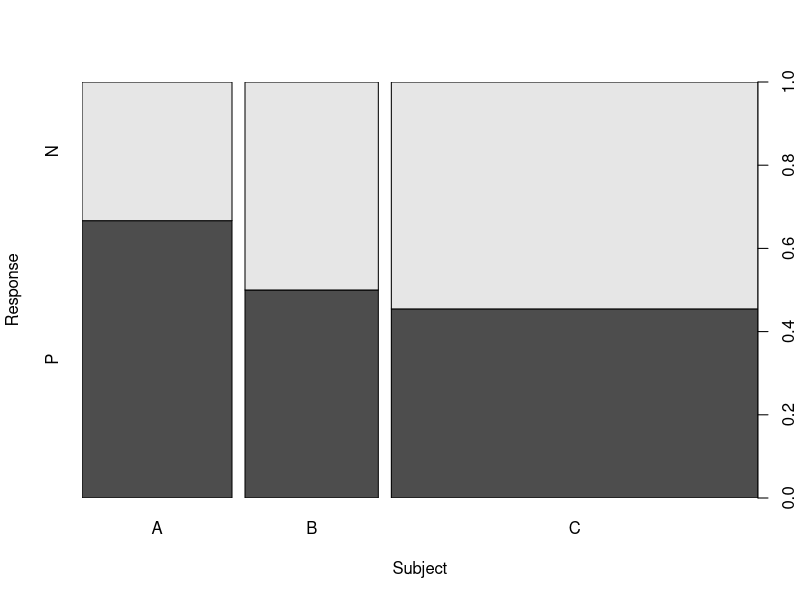
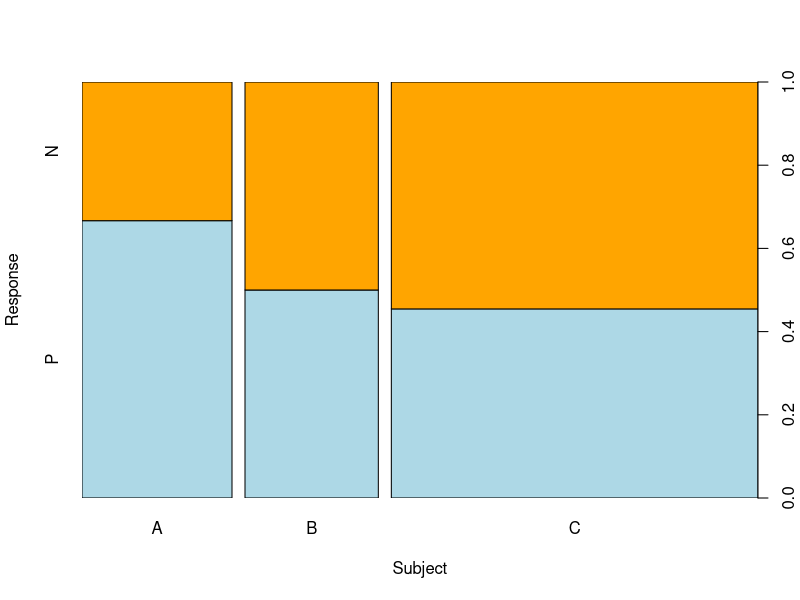
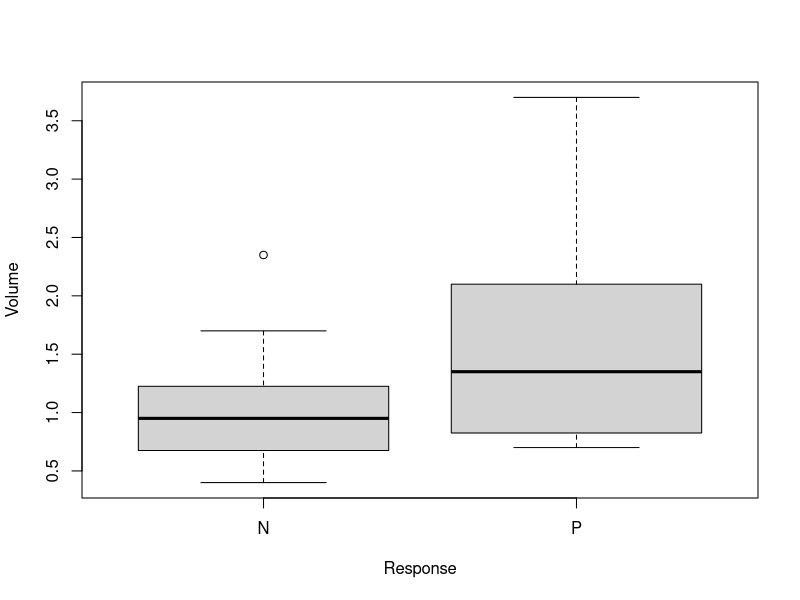
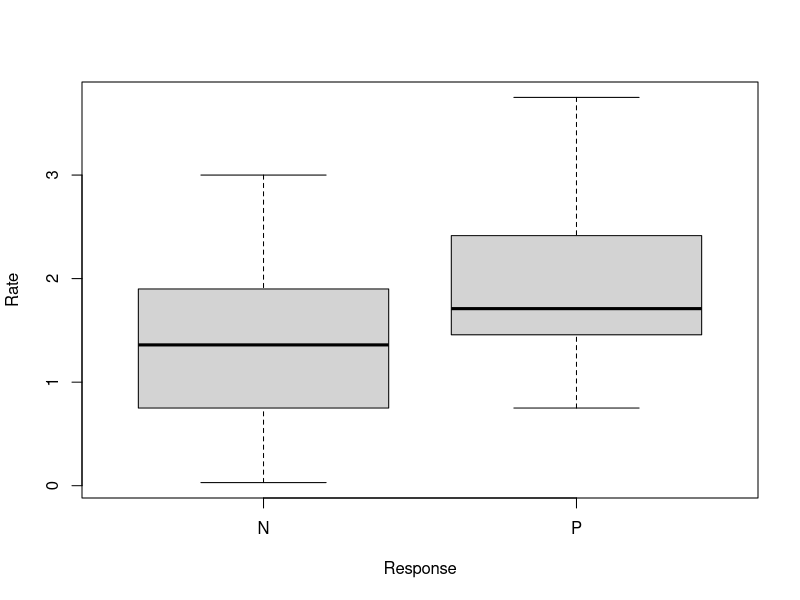
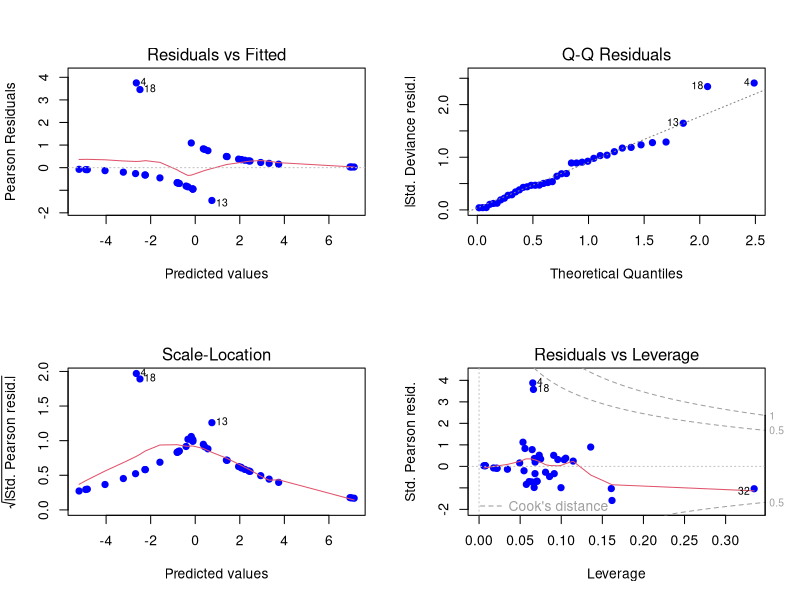
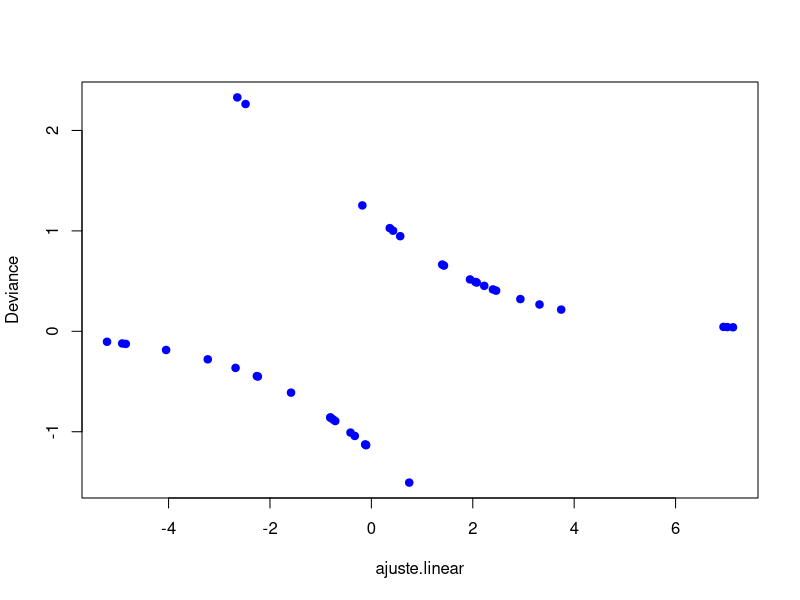
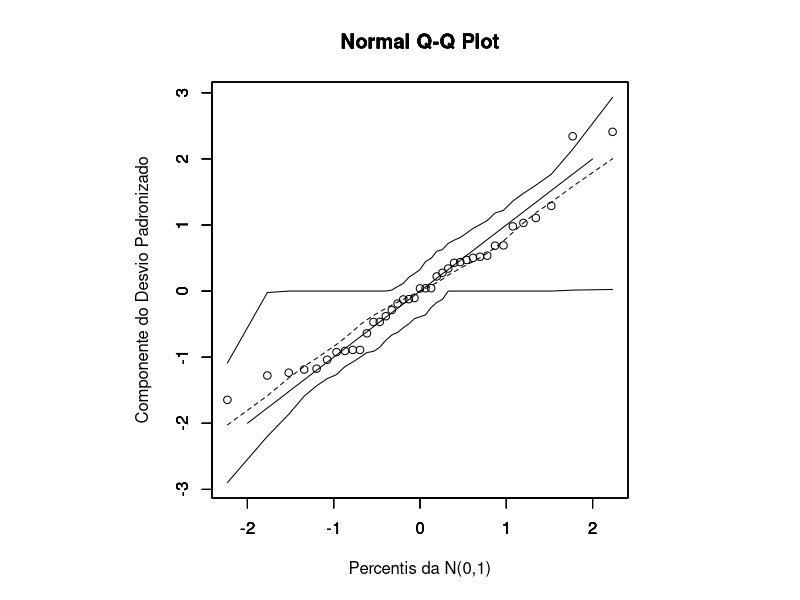

Generate these figures, in order, with R:
###############################################
## Scripts Elementos de Aprendizado de Máquina
###############################################

###############################################
## Analise de Residuos Regressao Logistica
###############################################
rm(list=ls())

#seleciona o arquivo "quantal.dat"
dados <- read.csv("quantal.dat", sep="",stringsAsFactors = TRUE)
names(dados)

## Analise Exploratoria
plot(Response ~ Subject, data=dados)
plot(Response ~ Subject, data=dados, col=c("light blue","orange"))
plot(Volume ~ Response, data=dados)
plot(Rate ~ Response, data=dados)

## Ajuste do Modelo Logistico (Binomial)
## Binomial Link: logit
modelo <- glm(Response ~ Volume + Rate, 
              family = binomial(link = "logit"), data = dados)
summary(modelo)
1 - pchisq(modelo$deviance,modelo$df.residual) ## p-value "Deviance"

confint(modelo)
exp(coefficients(modelo))
exp(confint(modelo))

## Analise dos residuos
dados$ajuste.linear   <- predict(modelo, type="link")
dados$ajuste   <- predict(modelo, type="response")
dados$Deviance <- residuals(modelo, type="deviance")
dados$Pearson  <- residuals(modelo, type="pearson")

par(mfrow=c(2,2))
plot(modelo, pch=19, col="blue")

par(mfrow=c(1,1))
plot(Deviance ~ ajuste.linear, data=dados, col="blue", pch=19)

####################################################################
## EXERCICIO
## Usando a aula03b.R tenta implementar a análise de resíduos por 
## envelope para a regressão binária ajustada.
####################################################################


#################################################################
## Envelope de Probabilidade - Modelo Bernoulli (logístico)

fit.model <- modelo

X <- model.matrix(fit.model)
n <- nrow(X)
p <- ncol(X)
w <- fit.model$weights
W <- diag(w)
H <- solve(t(X)%*%W%*%X)
H <- sqrt(W)%*%X%*%H%*%t(X)%*%sqrt(W)
h <- diag(H)

# Desvio Residual - "Ajustado"
td <- resid(fit.model,type="deviance")/sqrt(1-h)

# Simulacao do envelope
m <- 1000
e <- matrix(0,n,m)	# Armazena as simulacoes
for(i in 1:m){
  # Gera novas saidas a partir dos valores ajustados (originais)
  nresp <- rbinom(n, 1, fitted(fit.model))
  fit   <- glm(nresp ~ X, binomial)
  w     <- fit$weights
  W     <- diag(w)
  H     <- solve(t(X)%*%W%*%X)
  H     <- sqrt(W)%*%X%*%H%*%t(X)%*%sqrt(W)
  h     <- diag(H)
  e[,i] <- sort( resid(fit,type="deviance")/sqrt(1-h) )
}

# Construcao do envelope com 95% de confianca
e1 <- numeric(n)		# limites inferiores
e2 <- numeric(n)		# limites superiores
for(i in 1:n){
  e0    <- sort(e[i,])	# ordena cada percentil
  e1[i] <- e0[floor(m*.005)]		# Percentil 5
  e2[i] <- e0[floor(m*.995)]		# Percentil 95
}

med   <- apply(e,1,mean)	# Define as medias para cada percentil
faixa <- range(td,e1,e2)	# Define os minimos e maximos
par(pty="s")			# square plotting region
qqnorm(td,xlab="Percentis da N(0,1)",ylab="Componente do Desvio Padronizado",ylim=faixa)
par(new=T)									# Permite inserir novas linhas
qqnorm(e1,xlab="",ylab="",type="l",ylim=faixa,lty=1)		# Limite Inferior
par(new=T)
qqnorm(e2,xlab="",ylab="",type="l",ylim=faixa,lty=1)		# Limite Superior
par(new=T)
qqnorm(med,xlab="",ylab="",type="l",ylim=faixa,lty=2)	# Linha Central

lines(x=seq(-2,2,.01), y=seq(-2,2,.01))
